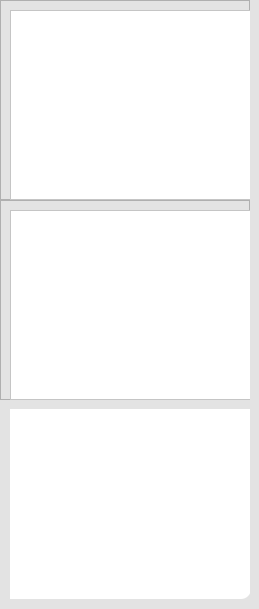
     <widget class="QWidget" name="pg_error">
      <property name="styleSheet">
       <string notr="true">background-color:#E3E3E3;</string>
      </property>
      <widget class="QFrame" name="fr_plot_Ez">
       <property name="geometry">
        <rect>
         <x>0</x>
         <y>400</y>
         <width>250</width>
         <height>200</height>
        </rect>
       </property>
       <property name="styleSheet">
        <string notr="true">border-bottom-right-radius: 10px;</string>
       </property>
       <property name="frameShape">
        <enum>QFrame::StyledPanel</enum>
       </property>
       <property name="frameShadow">
        <enum>QFrame::Raised</enum>
       </property>
       <widget class="QFrame" name="fr_plot2_Ez">
        <property name="geometry">
         <rect>
          <x>10</x>
          <y>9</y>
          <width>241</width>
          <height>190</height>
         </rect>
        </property>
        <property name="styleSheet">
         <string notr="true">background-color: rgb(255, 255, 255);</string>
        </property>
        <property name="frameShape">
         <enum>QFrame::StyledPanel</enum>
        </property>
        <property name="frameShadow">
         <enum>QFrame::Raised</enum>
        </property>
       </widget>
      </widget>
      <widget class="QFrame" name="fr_plot_Ey">
       <property name="geometry">
        <rect>
         <x>0</x>
         <y>200</y>
         <width>250</width>
         <height>200</height>
        </rect>
       </property>
       <property name="frameShape">
        <enum>QFrame::StyledPanel</enum>
       </property>
       <property name="frameShadow">
        <enum>QFrame::Raised</enum>
       </property>
       <widget class="QFrame" name="fr_plot2_Ey">
        <property name="geometry">
         <rect>
          <x>10</x>
          <y>10</y>
          <width>241</width>
          <height>190</height>
         </rect>
        </property>
        <property name="styleSheet">
         <string notr="true">background-color: rgb(255, 255, 255);</string>
        </property>
        <property name="frameShape">
         <enum>QFrame::StyledPanel</enum>
        </property>
        <property name="frameShadow">
         <enum>QFrame::Raised</enum>
        </property>
       </widget>
      </widget>
      <widget class="QFrame" name="fr_plot_Ex">
       <property name="geometry">
        <rect>
         <x>0</x>
         <y>0</y>
         <width>250</width>
         <height>200</height>
        </rect>
       </property>
       <property name="frameShape">
        <enum>QFrame::StyledPanel</enum>
       </property>
       <property name="frameShadow">
        <enum>QFrame::Raised</enum>
       </property>
       <widget class="QFrame" name="fr_plot2_Ex">
        <property name="geometry">
         <rect>
          <x>10</x>
          <y>10</y>
          <width>241</width>
          <height>190</height>
         </rect>
        </property>
        <property name="styleSheet">
         <string notr="true">background-color: rgb(255, 255, 255);</string>
        </property>
        <property name="frameShape">
         <enum>QFrame::StyledPanel</enum>
        </property>
        <property name="frameShadow">
         <enum>QFrame::Raised</enum>
        </property>
       </widget>
      </widget>
     </widget>
